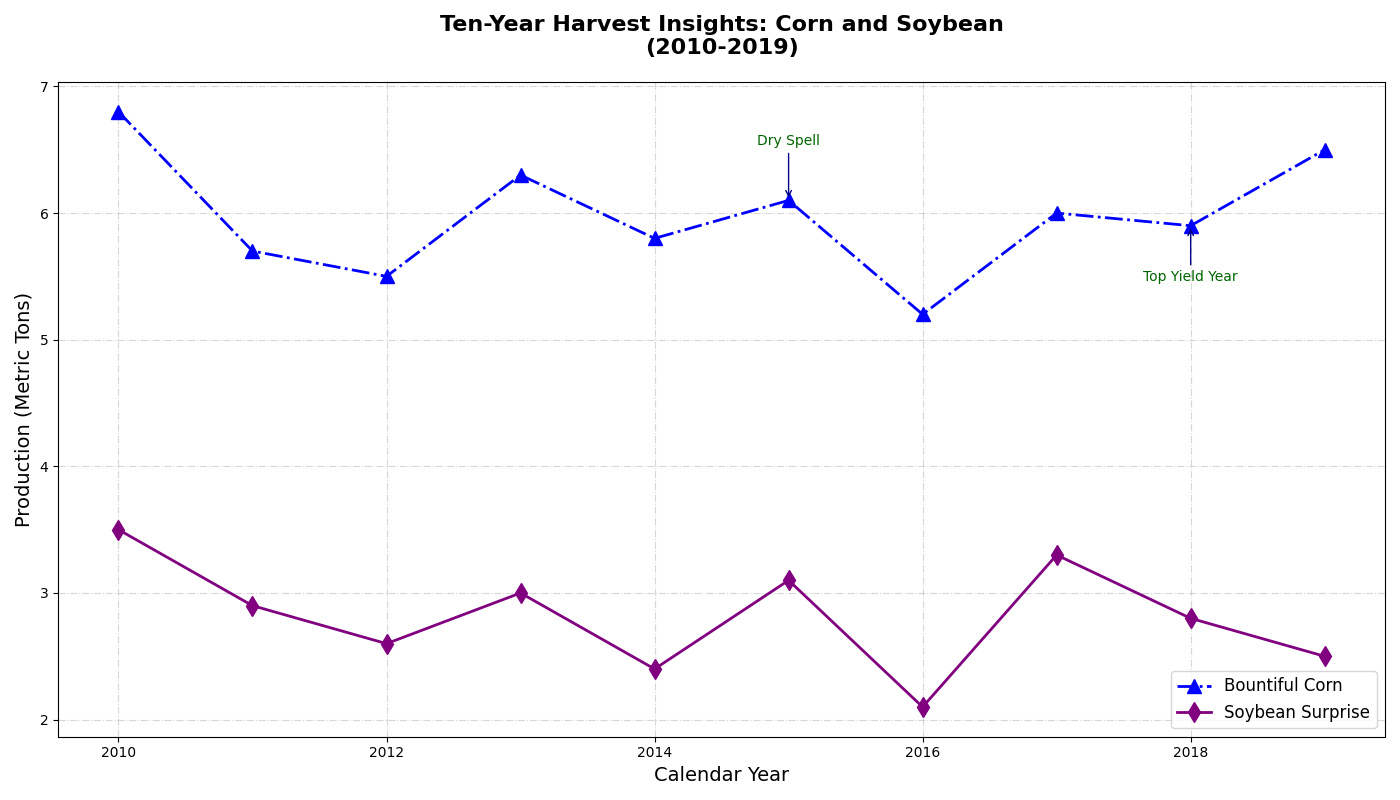

Generate this figure with Python:
import matplotlib.pyplot as plt
import numpy as np

years = np.arange(2010, 2020)
corn_yield = np.array([6.8, 5.7, 5.5, 6.3, 5.8, 6.1, 5.2, 6.0, 5.9, 6.5])
soybean_yield = np.array([3.5, 2.9, 2.6, 3.0, 2.4, 3.1, 2.1, 3.3, 2.8, 2.5])

fig, ax1 = plt.subplots(figsize=(14, 8))

ax1.plot(years, corn_yield, color='blue', linestyle='-.', marker='^', linewidth=2, markersize=10, label='Bountiful Corn')
ax1.plot(years, soybean_yield, color='purple', linestyle='-', marker='d', linewidth=2, markersize=10, label='Soybean Surprise')

annotations = {
    2015: ('Dry Spell', (0, 40)),
    2018: ('Top Yield Year', (0, -40))
}

for year, (text, offset) in annotations.items():
    index = np.where(years == year)[0][0]
    ax1.annotate(
        text, 
        (years[index], corn_yield[index]), 
        xytext=offset, 
        textcoords='offset points', 
        arrowprops=dict(arrowstyle='->', color='darkblue'),
        ha='center', fontsize=10, color='darkgreen'
    )

ax1.set_title("Ten-Year Harvest Insights: Corn and Soybean\n(2010-2019)", fontsize=16, fontweight='bold', pad=20)
ax1.set_xlabel("Calendar Year", fontsize=14)
ax1.set_ylabel("Production (Metric Tons)", fontsize=14)

lines = ax1.get_lines()
labels = [l.get_label() for l in lines]
ax1.legend(lines, labels, loc='lower right', fontsize=12)

ax1.grid(True, linestyle='-.', alpha=0.5)

plt.tight_layout()
plt.show()
